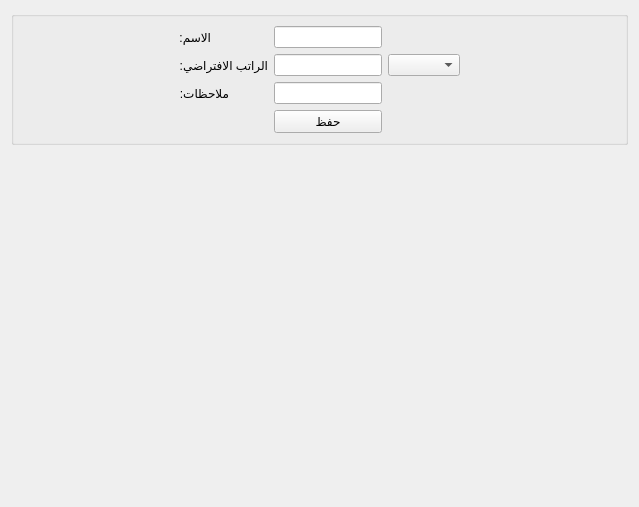
         <widget class="QWidget" name="page_13">
          <property name="geometry">
           <rect>
            <x>0</x>
            <y>0</y>
            <width>639</width>
            <height>507</height>
           </rect>
          </property>
          <attribute name="label">
           <string>المسمى الوظيفي</string>
          </attribute>
          <layout class="QGridLayout" name="gridLayout_44">
           <item row="0" column="0">
            <widget class="QGroupBox" name="groupBox_12">
             <property name="sizePolicy">
              <sizepolicy hsizetype="Preferred" vsizetype="Fixed">
               <horstretch>0</horstretch>
               <verstretch>0</verstretch>
              </sizepolicy>
             </property>
             <property name="maximumSize">
              <size>
               <width>16777215</width>
               <height>150</height>
              </size>
             </property>
             <property name="title">
              <string/>
             </property>
             <layout class="QGridLayout" name="gridLayout_13">
              <item row="2" column="2">
               <widget class="QLineEdit" name="position_notes_input">
                <property name="sizePolicy">
                 <sizepolicy hsizetype="Preferred" vsizetype="Fixed">
                  <horstretch>0</horstretch>
                  <verstretch>0</verstretch>
                 </sizepolicy>
                </property>
                <property name="minimumSize">
                 <size>
                  <width>0</width>
                  <height>0</height>
                 </size>
                </property>
                <property name="styleSheet">
                 <string notr="true"/>
                </property>
               </widget>
              </item>
              <item row="0" column="2">
               <widget class="QLineEdit" name="position_name_input">
                <property name="sizePolicy">
                 <sizepolicy hsizetype="Preferred" vsizetype="Fixed">
                  <horstretch>0</horstretch>
                  <verstretch>0</verstretch>
                 </sizepolicy>
                </property>
                <property name="minimumSize">
                 <size>
                  <width>0</width>
                  <height>0</height>
                 </size>
                </property>
                <property name="styleSheet">
                 <string notr="true"/>
                </property>
               </widget>
              </item>
              <item row="1" column="2">
               <widget class="QLineEdit" name="position_salary_input">
                <property name="sizePolicy">
                 <sizepolicy hsizetype="Preferred" vsizetype="Preferred">
                  <horstretch>0</horstretch>
                  <verstretch>0</verstretch>
                 </sizepolicy>
                </property>
                <property name="minimumSize">
                 <size>
                  <width>0</width>
                  <height>0</height>
                 </size>
                </property>
                <property name="styleSheet">
                 <string notr="true"/>
                </property>
               </widget>
              </item>
              <item row="1" column="3">
               <widget class="QComboBox" name="position_currency_combobox">
                <property name="styleSheet">
                 <string notr="true"/>
                </property>
               </widget>
              </item>
              <item row="3" column="2">
               <widget class="QPushButton" name="position_save_btn">
                <property name="styleSheet">
                 <string notr="true"/>
                </property>
                <property name="text">
                 <string>حفظ</string>
                </property>
               </widget>
              </item>
              <item row="0" column="1">
               <widget class="QLabel" name="employment_request_name_label_14">
                <property name="sizePolicy">
                 <sizepolicy hsizetype="Fixed" vsizetype="Preferred">
                  <horstretch>0</horstretch>
                  <verstretch>0</verstretch>
                 </sizepolicy>
                </property>
                <property name="text">
                 <string>الاسم:</string>
                </property>
               </widget>
              </item>
              <item row="2" column="1">
               <widget class="QLabel" name="employment_request_name_label_15">
                <property name="sizePolicy">
                 <sizepolicy hsizetype="Fixed" vsizetype="Preferred">
                  <horstretch>0</horstretch>
                  <verstretch>0</verstretch>
                 </sizepolicy>
                </property>
                <property name="text">
                 <string>ملاحظات:</string>
                </property>
               </widget>
              </item>
              <item row="1" column="1">
               <widget class="QLabel" name="employment_request_name_label_7">
                <property name="sizePolicy">
                 <sizepolicy hsizetype="Fixed" vsizetype="Preferred">
                  <horstretch>0</horstretch>
                  <verstretch>0</verstretch>
                 </sizepolicy>
                </property>
                <property name="text">
                 <string>الراتب الافتراضي:</string>
                </property>
               </widget>
              </item>
              <item row="1" column="0">
               <spacer name="horizontalSpacer_18">
                <property name="orientation">
                 <enum>Qt::Horizontal</enum>
                </property>
                <property name="sizeHint" stdset="0">
                 <size>
                  <width>40</width>
                  <height>20</height>
                 </size>
                </property>
               </spacer>
              </item>
              <item row="1" column="4">
               <spacer name="horizontalSpacer_24">
                <property name="orientation">
                 <enum>Qt::Horizontal</enum>
                </property>
                <property name="sizeHint" stdset="0">
                 <size>
                  <width>40</width>
                  <height>20</height>
                 </size>
                </property>
               </spacer>
              </item>
             </layout>
            </widget>
           </item>
           <item row="1" column="0">
            <spacer name="verticalSpacer_3">
             <property name="orientation">
              <enum>Qt::Vertical</enum>
             </property>
             <property name="sizeHint" stdset="0">
              <size>
               <width>20</width>
               <height>40</height>
              </size>
             </property>
            </spacer>
           </item>
          </layout>
         </widget>
